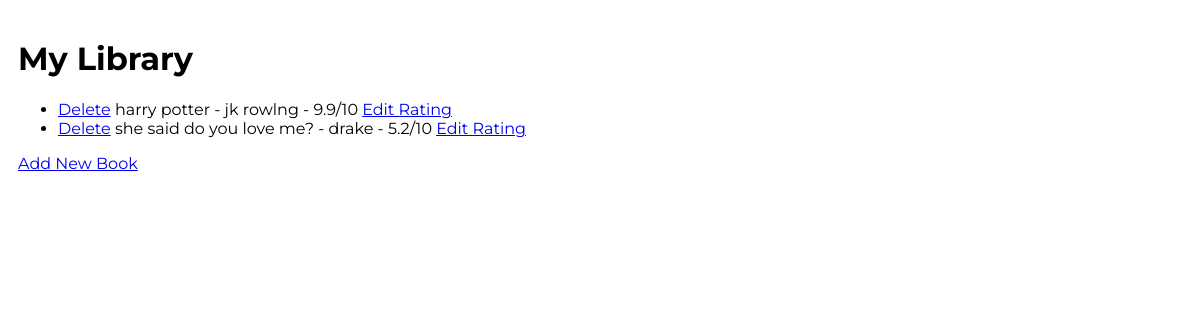
Before: / with the older database file.
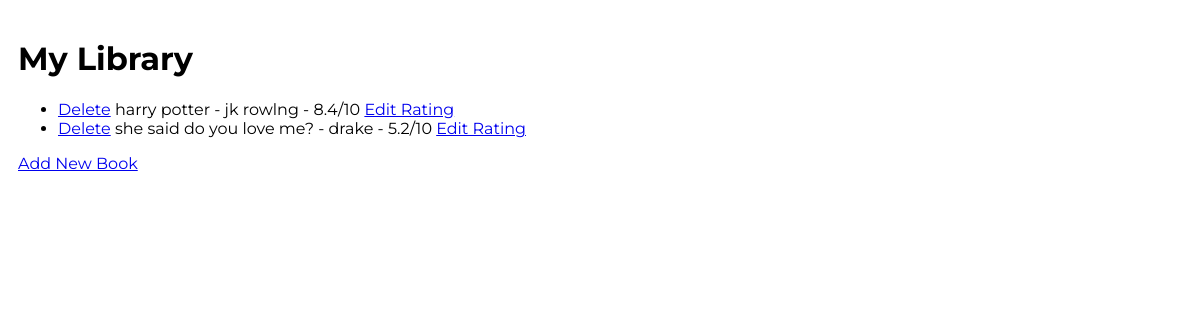
After: the same page with the newer database file.
### sqlAlchemy/server.py (models this page shows)
class Book(db.Model):
    id = db.Column(db.Integer, primary_key=True)
    title = db.Column(db.String(250), unique=True, nullable=False)
    author = db.Column(db.String(250), nullable=False)
    rating = db.Column(db.Float, nullable=True)

### sqlAlchemy/server.py (the view)
@app.route('/')
def home():
    result = db.session.execute(db.select(Book).order_by(Book.title))
    all_books = result.scalars()
    return render_template("index.html", books=all_books)

### sqlAlchemy/templates/index.html (shortened to what this page needs)
<!DOCTYPE html>
<html lang="en">
  <head>
  </head>
  <body style="font-family: 'Montserrat', sans-serif;
              margin: 50 50;
              width: 50%;
              padding: 10px;">
    <h1>My Library</h1>
    <ul>
      {% for book in books %}
      <li>
          <a href="{{ url_for('delete', id=book.id) }}">Delete</a>
        {{book.title}} - {{book.author}} - {{book.rating}}/10
        <a href="{{url_for('edit', id=book.id)}}">Edit Rating</a>
      </li>
      {% endfor %}
    </ul>
    <a href="{{ url_for('add') }}">Add New Book</a>
  </body>
</html>

Changed rows visible on the page:
changed Book "harry potter": rating "9.9" → "8.4"
